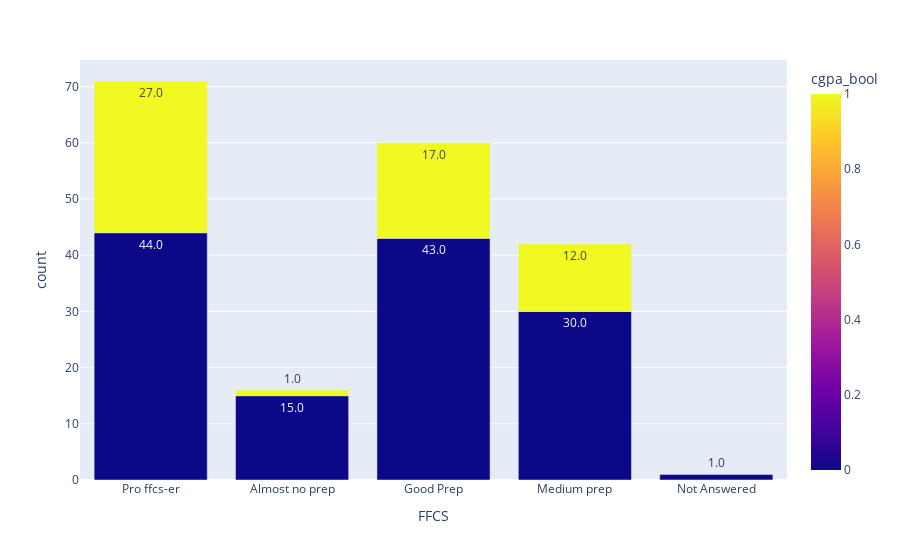

This figure's notebook cell:
### Markdown cell above
### FFCS

### Code cell
df_temp = df_prepocessed.groupby("ffcs")['cgpa_bool'].value_counts().reset_index(name="count")
# df_temp['cgpa_bool'] = df_temp['cgpa_bool'].map({1: "9-pointer", 0: "Non-9-pointer"})
# df_temp['ffcs'].unique()
df_temp['ffcs'] = df_temp['ffcs'].replace({"I check profs, slots and have backup timetables. [Pro ffcs-er]":"Pro ffcs-er",
       "I choose slots on the day of FFCS and hope they don't clash [Almost no prep]":"Almost no prep",
       "I have a timetable and tested for no clash [Good Prep]":"Good Prep",
       "I know good teachers and slots, but I don't check using tools like ffcsonthego [Medium prep]":"Medium prep"})
df_temp['percentages']=df_temp.groupby('ffcs')['count'].transform(lambda x: x/x.sum() *100)
# df_temp['ffcs'].unique()
fig = px.bar(df_temp, x="ffcs", y="count",color='cgpa_bool', text_auto='.1f',barmode="relative" , hover_data={'percentages': ':.1f'},color_discrete_map={
                "9-pointer": "#873260",
                "Non-9-pointer": "#DAA520",
                },
category_orders={"cgpa_bool": ["9-pointer", "Non-9-pointer"]})
fig.update_layout(
    legend_title_text="CGPA Category",
    xaxis_title="FFCS"
)
fig.show()

### Figure 1 — Plotly figure (JSON) as saved in the notebook; plotly's stock layout.template omitted (floating-point values rounded to 4 significant figures)
{"data": [{"customdata": [[61.97], [38.03], [93.75], [6.25], [71.67], [28.33], [71.43], [28.57], [100.0]], "hovertemplate": "ffcs=%{x}<br>count=%{y}<br>percentages=%{customdata[0]:.1f}<br>cgpa_bool=%{marker.color}<extra></extra>", "legendgroup": "", "marker": {"color": [0, 1, 0, 1, 0, 1, 0, 1, 0], "coloraxis": "coloraxis", "pattern": {"shape": ""}}, "name": "", "orientation": "v", "showlegend": false, "textposition": "auto", "texttemplate": "%{y:.1f}", "type": "bar", "x": ["Pro ffcs-er", "Pro ffcs-er", "Almost no prep", "Almost no prep", "Good Prep", "Good Prep", "Medium prep", "Medium prep", "Not Answered"], "xaxis": "x", "y": [44, 27, 15, 1, 43, 17, 30, 12, 1], "yaxis": "y"}], "layout": {"barmode": "relative", "coloraxis": {"colorbar": {"title": {"text": "cgpa_bool"}}, "colorscale": [[0, "#0d0887"], [0.1111, "#46039f"], [0.2222, "#7201a8"], [0.3333, "#9c179e"], [0.4444, "#bd3786"], [0.5556, "#d8576b"], [0.6667, "#ed7953"], [0.7778, "#fb9f3a"], [0.8889, "#fdca26"], [1, "#f0f921"]]}, "legend": {"title": {"text": "CGPA Category"}, "tracegroupgap": 0}, "margin": {"t": 60}, "xaxis": {"anchor": "y", "domain": [0, 1], "title": {"text": "FFCS"}}, "yaxis": {"anchor": "x", "domain": [0, 1], "title": {"text": "count"}}}}
